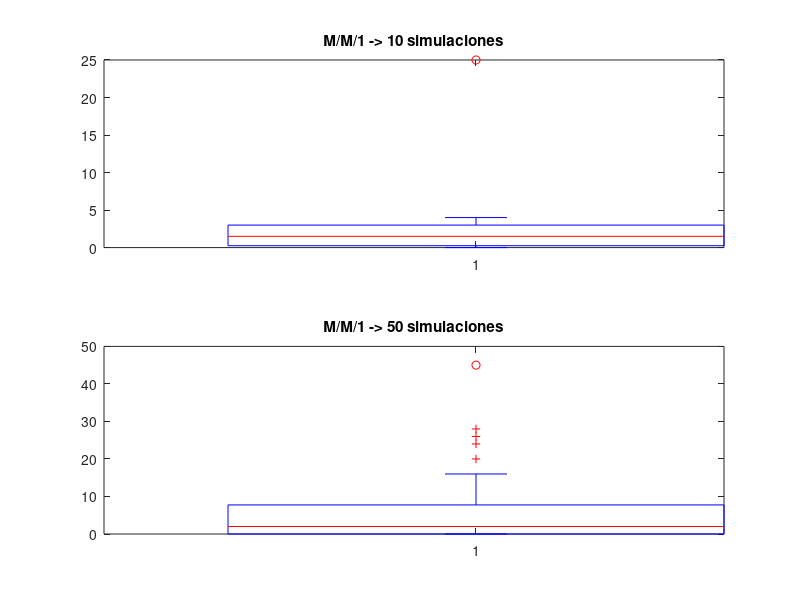
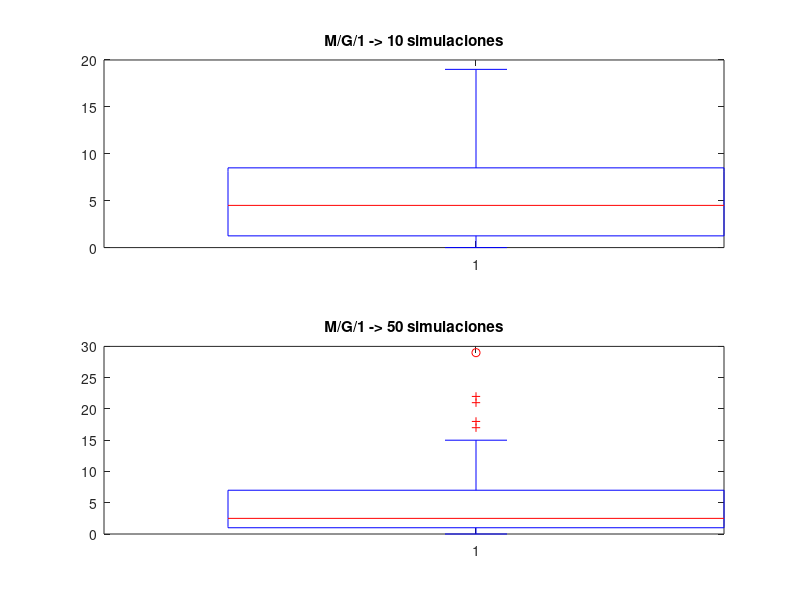

The MATLAB script that drew these images, in order:
clear;
close all;
clf;
% cargamos los ficheros con las muestras
mm1_10000 = load('p2d_mm1/output_Q.csv');
mg1_10000 = load('p2d_mg1/output_Q.csv');

% N = 10
index = randperm(10000);
mm1_10000_shuf = mm1_10000(index);
mg1_10000_shuf = mg1_10000(index);
mm1_10 = mm1_10000_shuf(1:10);
mg1_10 = mg1_10000_shuf(1:10);

% N = 50
index = randperm(10000);
mm1_10000_shuf = mm1_10000(index);
mg1_10000_shuf = mg1_10000(index);
mm1_50 = mm1_10000_shuf(1:50);
mg1_50 = mg1_10000_shuf(1:50);

% ahora que tenemos todas las medias muestrales para 10, 50, 100 y 200
% visualizamos las boxplot en busca de outliers y asimetrias
figure(1);
subplot(2,1,1);
boxplot(mm1_10);
title("M/M/1 -> 10 simulaciones");

subplot(2,1,2);
boxplot(mm1_50);
title("M/M/1 -> 50 simulaciones");

figure(2);
subplot(2,1,1);
boxplot(mg1_10);
title("M/G/1 -> 10 simulaciones");

subplot(2,1,2);
boxplot(mg1_50);
title("M/G/1 -> 50 simulaciones");